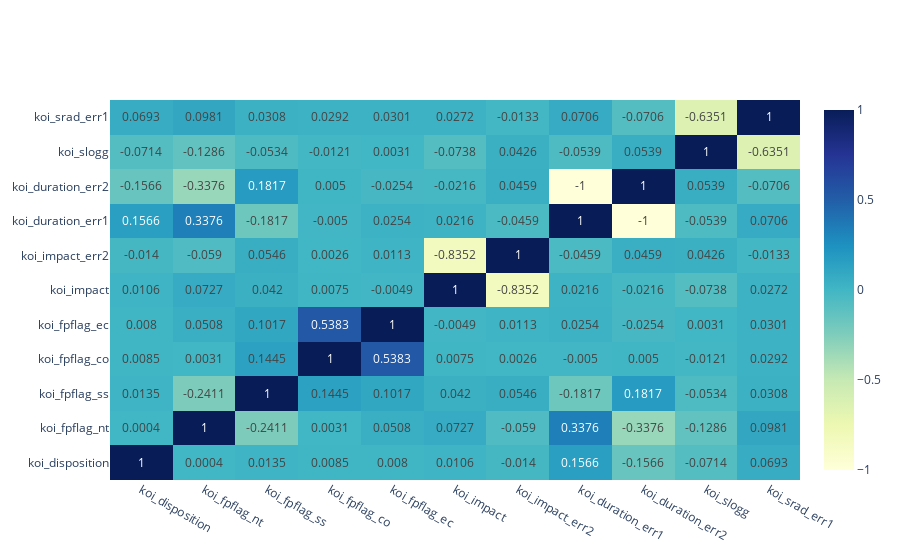

Here is the notebook cell this chart was saved with:
### Code cell
fig = go.Figure(data=go.Heatmap(z = rel_correlation.round(3).values.tolist(),
                                x = rel_correlation.columns.to_list(),
                                y = rel_correlation.index.to_list(),
                                colorscale = 'ylgnbu',
                                text = rel_correlation.round(4).values,
                                texttemplate = "%{text}",
                                textfont = {"size":12}))
fig.show()
